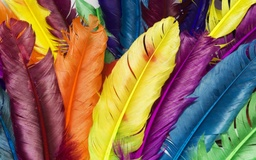
#> input picture HW1/Images/Q2/colorful2.jpg, 256 x 160 px, shrunk from 1280 x 800 before the run
$ jupyter execute Task.2.ipynb   (shell and % lines are left out)   (Python 2 division)
#> lines starting #> are read from the running program, lines starting #| are printed output that depends on the picture; long printed decimals are rounded
[cell 1]
#Task 2
from scipy import misc
import matplotlib
import numpy as np
import matplotlib.pyplot as plt
from sklearn.cluster import KMeans
from sklearn.metrics import pairwise_distances_argmin
from sklearn.datasets import load_sample_image
from sklearn.utils import shuffle
from time import time
from PIL import Image
import matplotlib.image as mpimg
import random as rnd
import matplotlib.mlab as mlab
from skimage import io, color


img = mpimg.imread('./HW1/Images/Q2/colorful2.jpg')
#> img is the input picture: shape (160, 256, 3); mean R, G, B 139.7, 108.5, 82.6
img_2 = mpimg.imread('./HW1/Images/Q2/colorful3.jpg')
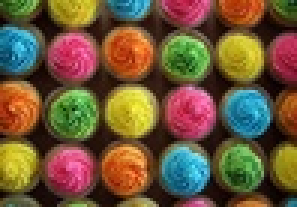
#> input picture HW1/Images/Q2/colorful3.jpg, 99 x 69 px, shrunk from 494 x 343 before the run (shown 3 times larger)
#> img_2 is the input picture: shape (69, 99, 3); mean R, G, B 109.7, 86.6, 56.7

1) Color Quantization Function (# of Clusters K as input)

[cell 2]
def quantization(img,k):


    #Sets up image for KMEANS, by getting 2d sample
#> called with k = 10
    width, height, depth = original_shape = tuple(img.shape)
#> width = 160; height = 256; depth = 3; original_shape = (160, 256, 3)
    img_array = np.reshape(np.array(img,dtype=np.float64)/255, (width*height, depth))
    img_array_sample = shuffle(img_array, random_state=0)[:1000]
#> img_array_sample = 1000 rows, first 8: [0.529, 0.208, 0.231], [0.792, 0.373, 0.169], [0.953, 0.855, 0.286], [0.894, 0.843, 0.2], [0.812, 0.616, 0.329], [0.949, 0.871, 0.396], [0.471, 0.169, 0.208], [0.114, 0.0627, 0.173]


    #Performs KMeans
    kmeans = KMeans(n_clusters=k, random_state=0).fit(img_array_sample)
    labels = kmeans.predict(img_array)
    new_img = np.zeros((width,height,kmeans.cluster_centers_.shape[1]))


    #Regenerates the image
    label_index = 0
    for i in range(width):
        for j in range(height):
            new_img[i][j] = kmeans.cluster_centers_[labels[label_index]]
            label_index += 1
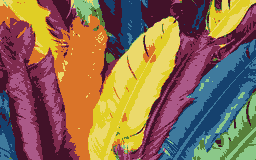
#> new_img: shape (160, 256, 3) float64; mean of channels 0, 1, 2 0.549, 0.424, 0.323; drawn as R, G, B
#> after the loop, label_index = 40960
    plt.imshow(new_img)

    pass

quantization(img,10)

2)RGB to LAB and back

[cell 3]
def labQuantization(img,k):

    #To Lab
#> called with k = 10
    lab = color.rgb2lab(img)
#> lab: shape (160, 256, 3) float64; mean of channels 0, 1, 2 49.5, 13.2, 17.8

    #Quantizes L-channel only
    lab_L = lab[:,:,0]
    width, height = original_shape = tuple(lab_L.shape)
#> width = 160; height = 256; original_shape = (160, 256)
    lab_array = np.array(lab_L,dtype=np.float64)/255
    lab_array_sample = shuffle(lab_array, random_state=0)[:2000]
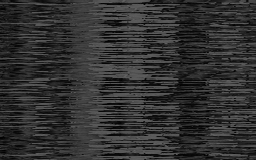
#> lab_array_sample: shape (160, 256) float64; min 0.0039, max 0.385, mean 0.194

    #Performs KMeans
    kmeans = KMeans(n_clusters=k, random_state=0).fit(lab_array_sample)
    labels = kmeans.predict(lab_array)
#> labels = 160 values, max 9 at index 128, min 0 at index 53, mean 4.39
    new_L = np.zeros((width,height))

    label_idx = 0

    print(kmeans.cluster_centers_.shape)
#| (10, 256)
    for i in range(width-1):
            new_L[i] = kmeans.cluster_centers_[labels[label_idx]]
            label_idx += 1
#> after the loop, label_idx = 159


    #Adds Quantized L-channel to orignal Converts back
    new_LAB = np.zeros((width,height,3))
    for x in range(width-1):
        for y in range(height-1):
            new_LAB[x][y][0] = new_L[x][y]
            new_LAB[x][y][1] = lab[x][y][1]
            new_LAB[x][y][2] = lab[x][y][2]
#> new_LAB: shape (160, 256, 3) float64; mean of channels 0, 1, 2 0.2, 13.2, 17.7


    new_img = color.lab2rgb(new_LAB)
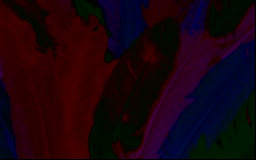
#> new_img: shape (160, 256, 3) float64; mean R, G, B 0.103, 0.0145, 0.0533
    #plt.imshow(new_img)
    return new_img

labQuantization(img,10)

3)SSD between two RGB images

[cell 4]
def ssd(img1,img2):
    sum = 0
    for i in range(len(img1)):
        for j in range(len(img1[i])):
            for k in range(len(img1[i][j])):
                sum = sum + ((img1[i][j][k]-img2[i][j][k])*(img1[i][j][k]-img2[i][j][k]))
#> after the loop, sum = 0

    print "The sum of squared distances between the two images is ", sum, "."
#| The sum of squared distances between the two images is  0 .

    pass

ssd(img,img)

4)Histogram Generation

[cell 5]
def histogramCreate(img,binsize,k,k2):

    #Before Quantization
#> called with binsize = 10, k = 10, k2 = 20
    lab = color.rgb2lab(img)
    l_data = []
    for i in lab:
        for j in i:
            l_data.append(j[0]);
#> after the loop, l_data = 40960 items


    #Display Original Image
    plt.figure(1)
    plt.title('Original Image')
    plt.imshow(img)


    #Display Original Image's Histogram
    plt.figure(2)
    plt.title('Initial Pixel Count per L Value (For Bin Size 10)')
    plt.xlabel('L Value (Bin Size = 10)')
    plt.ylabel('Pixel Count')
    plt.hist(l_data, bins=range(0,255 + binsize, binsize))


    #After Quantization with K1
    lab2 = color.rgb2lab(labQuantization(img,k))
#| (10, 256)
#> lab2: shape (160, 256, 3) float64; mean of channels 0, 1, 2 4.3, 13.4, -1.6
    l_data2 = []
    for i2 in lab2:
        for j2 in i2:
            l_data2.append(j2[0]);
#> after the loop, l_data2 = 40960 items

    #Display Quantized Image (K1)
    plt.figure(3)
    plt.title('Quantized Image (K1)')
    plt.imshow(lab2)

    #Display Quantized Image's (K1) Histogram
    plt.figure(4)
    plt.title(' Pixel Count per L Value After Quantization (K1, For Bin Size 10)')
    plt.xlabel('L Value (Bin Size = 10)')
    plt.ylabel('Pixel Count')
    plt.hist(l_data2, bins=range(0,255 + binsize, binsize))


    #After Quantization with K2
    lab3 = color.rgb2lab(labQuantization(img,k2))
#> call 3 of labQuantization, with k = 20
#> in labQuantization (call 3), `labels = kmeans.predict(lab_array)`: labels = 160 values, max 19 at index 147, min 0 at index 49, mean 9.18
#| (20, 256)
#> after the loop in labQuantization (call 3), `for i in range(width-1):`:
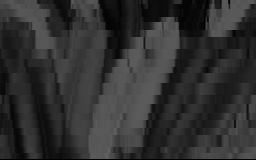
#> new_L: shape (160, 256) float64; min 0, max 0.372, mean 0.193
#> after the loop in labQuantization (call 3), `for i in range(width-1):`: label_idx = 159
#> after the loop in labQuantization (call 3), `for x in range(width-1):`: new_LAB: shape (160, 256, 3) float64; mean of channels 0, 1, 2 0.2, 13.2, 17.7
#> lab3: shape (160, 256, 3) float64; mean of channels 0, 1, 2 4.3, 13.4, -1.6
    l_data3 = []
    for i3 in lab3:
        for j3 in i3:
            l_data3.append(j3[0]);
#> after the loop, l_data3 = 40960 items

    #Display Quantized Image (K2)
    plt.figure(5)
    plt.title('Quantized Image (K2)')
    plt.imshow(lab3)

    #Display Quantized Image's (K2) Histogram
    plt.figure(6)
    plt.title(' Pixel Count per L Value After Quantization (K2, For Bin Size 10)')
    plt.xlabel('L Value (Bin Size = 10)')
    plt.ylabel('Pixel Count')
    plt.hist(l_data3, bins=range(0,255 + binsize, binsize))

    return (lab2,lab3)

histogramCreate(img,10,10,20)
#> figure, not shown here; tallest bar 5778 high, from x = 80 to 90
#> figure, not shown here; tallest bar 40359 high, from x = 0 to 10
#> figure, not shown here; tallest bar 40355 high, from x = 0 to 10

5)Summary

[cell 6]
def compareQuantization(img):

    #Generate Histogram
    #(Function also returns the LAB image it uses after Quantization)
    print "______________________________________________________"
    #Calculate with k = 10 and 20
    lab_result = histogramCreate(img,10,10,20)
#| (10, 256)
#| (20, 256)
    ssd(img,lab_result[0])
#| The sum of squared distances between the two images is  2049051878.139 .
    ssd(img,lab_result[1])
#| The sum of squared distances between the two images is  2049006149.252 .

    print "______________________________________________________"
    pass

[cell 7]
#Compare for Image 1
compareQuantization(img)

[cell 8]
#Compare for Image 2
compareQuantization(img_2)
#> in histogramCreate (call 3), `lab = color.rgb2lab(img)`: lab: shape (69, 99, 3) float64; mean of channels 0, 1, 2 39.3, 7.6, 21.3
#> in labQuantization (call 6), `lab_array_sample = shuffle(lab_array, random_state=0)[:2000]`:
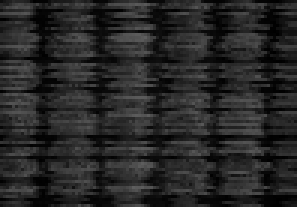
#> lab_array_sample: shape (69, 99) float64 (shown 3 times larger); min 0.00198, max 0.371, mean 0.154
#> in labQuantization (call 6), `labels = kmeans.predict(lab_array)`: labels = 69 values, max 9 at index 0, min 0 at index 12, mean 3.9
#| (10, 99)
#> after the loop in labQuantization (call 6), `for i in range(width-1):`:
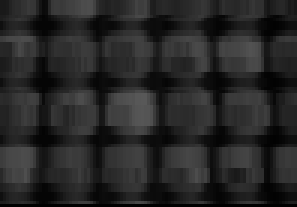
#> new_L: shape (69, 99) float64 (shown 3 times larger); min 0, max 0.347, mean 0.152
#> after the loop in labQuantization (call 6), `for i in range(width-1):`: label_idx = 68
#> after the loop in labQuantization (call 6), `for x in range(width-1):`: new_LAB: shape (69, 99, 3) float64; mean of channels 0, 1, 2 0.2, 7.3, 20.7
#> in labQuantization (call 6), `new_img = color.lab2rgb(new_LAB)`:
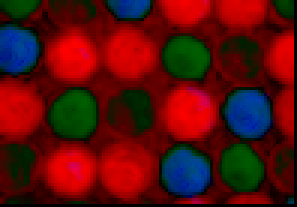
#> new_img: shape (69, 99, 3) float64 (shown 3 times larger); mean R, G, B 0.098, 0.0159, 0.014; drawn with min black and max white
#> in histogramCreate (call 3), `lab2 = color.rgb2lab(labQuantization(img,k))`: lab2: shape (69, 99, 3) float64; mean of channels 0, 1, 2 3.8, 9.6, 3.8
#| (20, 99)
#> after the loop in labQuantization (call 7), `for x in range(width-1):`: new_LAB: shape (69, 99, 3) float64; mean of channels 0, 1, 2 0.2, 7.3, 20.7
#> in histogramCreate (call 3), `lab3 = color.rgb2lab(labQuantization(img,k2))`: lab3: shape (69, 99, 3) float64; mean of channels 0, 1, 2 3.8, 9.6, 3.8
#| The sum of squared distances between the two images is  208865895.271 .
#| The sum of squared distances between the two images is  208859595.798 .
#> figure, not shown here; tallest bar 1210 high, from x = 40 to 50
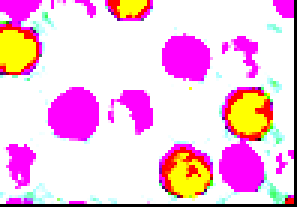
#> shown: shape (69, 99, 3) float64 (shown 3 times larger); mean R, G, B 0.957, 0.76, 0.87
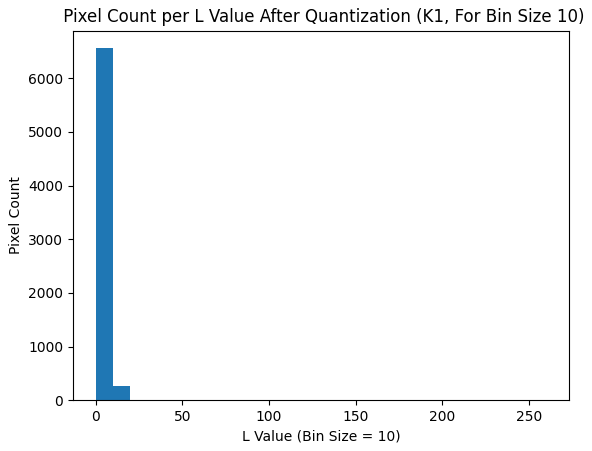
#> figure drawn by matplotlib, 1 panel; tallest bar 6561 high, from x = 0 to 10
#> figure, not shown here; tallest bar 6561 high, from x = 0 to 10
